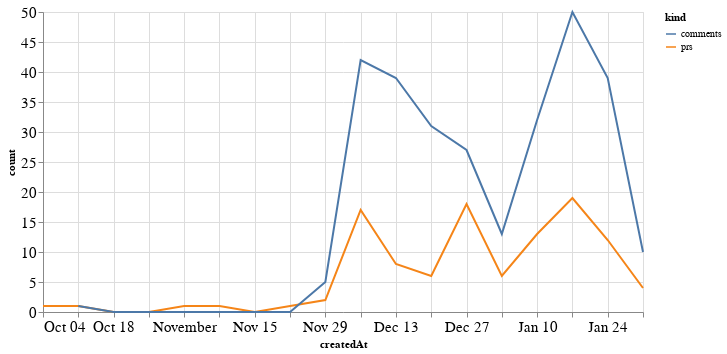

Notebook cell for this chart:
### Code cell
alt.Chart(total_time, width=600).mark_line().encode(
    x='createdAt',
    y='count',
    color='kind'
)

### Figure 1 — Vega-Lite specification as saved in the notebook (floating-point values rounded to 4 significant figures)
{"config": {"axisLeft": {"labelFontSize": 15}, "axisBottom": {"labelFontSize": 15}}, "data": {"name": "data-72f0f88bd0d0e0cf2c497f0366620138"}, "mark": "line", "encoding": {"color": {"type": "nominal", "field": "kind"}, "x": {"type": "temporal", "field": "createdAt"}, "y": {"type": "quantitative", "field": "count"}}, "width": 600, "$schema": "https://vega.github.io/schema/vega-lite/v4.8.1.json", "datasets": {"data-72f0f88bd0d0e0cf2c497f0366620138": [{"createdAt": "2020-10-04T00:00:00", "kind": "prs", "count": 1.0}, {"createdAt": "2020-10-11T00:00:00", "kind": "prs", "count": 1.0}, {"createdAt": "2020-10-18T00:00:00", "kind": "prs", "count": 0.0}, {"createdAt": "2020-10-25T00:00:00", "kind": "prs", "count": 0.0}, {"createdAt": "2020-11-01T00:00:00", "kind": "prs", "count": 1.0}, {"createdAt": "2020-11-08T00:00:00", "kind": "prs", "count": 1.0}, {"createdAt": "2020-11-15T00:00:00", "kind": "prs", "count": 0.0}, {"createdAt": "2020-11-22T00:00:00", "kind": "prs", "count": 1.0}, {"createdAt": "2020-11-29T00:00:00", "kind": "prs", "count": 2.0}, {"createdAt": "2020-12-06T00:00:00", "kind": "prs", "count": 17.0}, {"createdAt": "2020-12-13T00:00:00", "kind": "prs", "count": 8.0}, {"createdAt": "2020-12-20T00:00:00", "kind": "prs", "count": 6.0}, {"createdAt": "2020-12-27T00:00:00", "kind": "prs", "count": 18.0}, {"createdAt": "2021-01-03T00:00:00", "kind": "prs", "count": 6.0}, {"createdAt": "2021-01-10T00:00:00", "kind": "prs", "count": 13.0}, {"createdAt": "2021-01-17T00:00:00", "kind": "prs", "count": 19.0}, {"createdAt": "2021-01-24T00:00:00", "kind": "prs", "count": 12.0}, {"createdAt": "2021-01-31T00:00:00", "kind": "prs", "count": 4.0}, {"createdAt": "2020-10-04T00:00:00", "kind": "comments", "count": null}, {"createdAt": "2020-10-11T00:00:00", "kind": "comments", "count": 1.0}, {"createdAt": "2020-10-18T00:00:00", "kind": "comments", "count": 0.0}, {"createdAt": "2020-10-25T00:00:00", "kind": "comments", "count": 0.0}, {"createdAt": "2020-11-01T00:00:00", "kind": "comments", "count": 0.0}, {"createdAt": "2020-11-08T00:00:00", "kind": "comments", "count": 0.0}, {"createdAt": "2020-11-15T00:00:00", "kind": "comments", "count": 0.0}, {"createdAt": "2020-11-22T00:00:00", "kind": "comments", "count": 0.0}, {"createdAt": "2020-11-29T00:00:00", "kind": "comments", "count": 5.0}, {"createdAt": "2020-12-06T00:00:00", "kind": "comments", "count": 42.0}, {"createdAt": "2020-12-13T00:00:00", "kind": "comments", "count": 39.0}, {"createdAt": "2020-12-20T00:00:00", "kind": "comments", "count": 31.0}, {"createdAt": "2020-12-27T00:00:00", "kind": "comments", "count": 27.0}, {"createdAt": "2021-01-03T00:00:00", "kind": "comments", "count": 13.0}, {"createdAt": "2021-01-10T00:00:00", "kind": "comments", "count": 32.0}, {"createdAt": "2021-01-17T00:00:00", "kind": "comments", "count": 50.0}, {"createdAt": "2021-01-24T00:00:00", "kind": "comments", "count": 39.0}, {"createdAt": "2021-01-31T00:00:00", "kind": "comments", "count": 10.0}]}}
